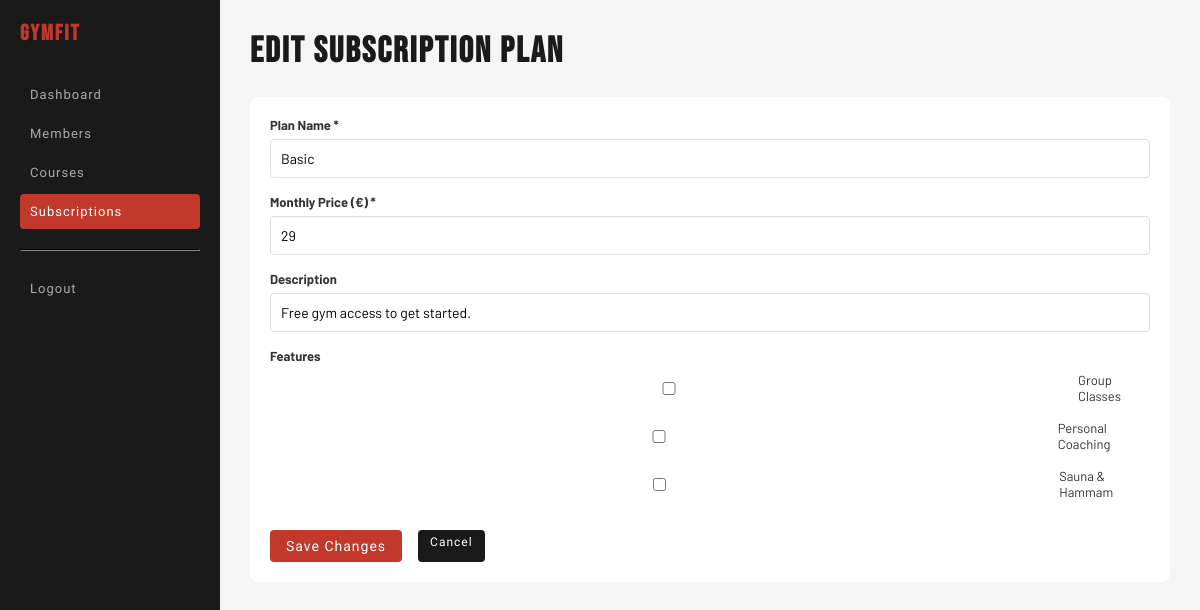
/index.php?route=admin-update-subscription&id=1 (signed in), run on the app's committed database.
### tables this page shows
CREATE TABLE IF NOT EXISTS subscriptions (
    id_subscription  INT           AUTO_INCREMENT PRIMARY KEY,
    name             VARCHAR(50)   NOT NULL,
    monthly_price    DECIMAL(10,2) NOT NULL,
    description      TEXT,
    class_access     BOOLEAN       DEFAULT FALSE,
    coaching_access  BOOLEAN       DEFAULT FALSE,
    sauna_access     BOOLEAN       DEFAULT FALSE
);

### app/controllers/AbstractController.php (called while the page is built, shortened)
 <?php
abstract class AbstractController
{
protected function render(string $view, array $data = []): void
{
    require __DIR__ . '/../Views/' . $view . '.phtml';
}
}

### app/controllers/AdminController.php (called while the page is built, shortened)
<?php
class AdminController extends AbstractController
{
    public function updateSubscription(): void
    {
        $subscriptionManager = new SubscriptionManager();
        $sub = $subscriptionManager->findOne((int)($_GET['id'] ?? 0));
        $error = null;
        $this->render('admin/subscription-update', [
            'subscription' => $sub,
            'error'        => $error,
        ]);
    }
}

### index.php (called while the page is built, shortened)
<?php
$router = new Router();
$router->handleRequest($_GET);

### app/managers/AbstractManager.php (called while the page is built, shortened)
<?php
abstract class AbstractManager
{
    public function __construct()
    {
        try {
            $connexion = "mysql:host=".$_ENV["DB_HOST"].";port=3306;charset=".$_ENV["DB_CHARSET"].";dbname=".$_ENV["DB_NAME"];
            $this->db = new PDO(
                $connexion,
                $_ENV["DB_USER"],
                $_ENV["DB_PASSWORD"]
            );
        }catch (PDOException $e){
            die('Connexion échouée : ' . $e->getMessage());
        }
    }
}

### app/managers/SubscriptionManager.php (called while the page is built, shortened)
<?php
class SubscriptionManager extends AbstractManager
{
    public function findOne(int $id): ?Subscription
    {
        $query = $this->db->prepare(
            'SELECT * FROM subscriptions WHERE id_subscription = :id'
        );
        $query->execute(['id' => $id]);
        $row = $query->fetch(PDO::FETCH_ASSOC);
        return new Subscription(
            $row['name'],
            $row['monthly_price'],
            $row['class_access'],
            $row['coaching_access'],
            $row['sauna_access'],
            $row['description'],
            $row['id_subscription']
        );
    }
}

### app/models/Subscription.php (called while the page is built, shortened)
<?php
class Subscription {
    public function getName(): string {
        return $this->name;
    }
    public function getMonthlyPrice(): float {
        return $this->monthlyPrice;
    }
    public function getDescription(): ?string {
        return $this->description;
    }
    public function hasClassAccess(): bool {
        return $this->classAccess;
    }
    public function hasCoachingAccess(): bool {
        return $this->coachingAccess;
    }
    public function hasSaunaAccess(): bool {
        return $this->saunaAccess;
    }
}

### app/views/admin/subscription-update.phtml (the view, shortened to what this page needs)
<?php
$sub   = $data['subscription'] ?? null;
?>
<!DOCTYPE html>
<html lang="en">
<head>
    <link rel="stylesheet" href="public/assets/css/style.css">
</head>
<body>
<div class="layout">
    <div class="sidebar">
        <h2>GymFit</h2>
        <a href="index.php?route=admin">Dashboard</a>
        <a href="index.php?route=admin-members">Members</a>
        <a href="index.php?route=admin-courses">Courses</a>
        <a href="index.php?route=admin-subscriptions" class="active">Subscriptions</a>
        <hr style="border-color:#333;margin:20px 0;">
        <a href="index.php?route=logout">Logout</a>
    </div>
    <div class="main">
        <h1>Edit Subscription Plan</h1>
        <div class="card">
            <form id="sub-form" action="index.php?route=admin-check-update-subscription" method="POST" novalidate>
                <div class="form-group">
                    <label>Plan Name *</label>
                    <input type="text" id="f-name" name="name"
                           value="<?= htmlspecialchars($sub->getName()) ?>">
                </div>
                <div class="form-group">
                    <label>Monthly Price (€) *</label>
                    <input type="number" id="f-price" name="price" min="0" step="0.01"
                           value="<?= htmlspecialchars($sub->getMonthlyPrice()) ?>">
                </div>
                <div class="form-group">
                    <label>Description</label>
                    <input type="text" name="description"
                           value="<?= htmlspecialchars($sub->getDescription() ?? '') ?>">
                </div>
                <div class="form-group">
                    <label>Features</label>
                    <div style="display:flex;flex-direction:column;gap:10px;margin-top:8px">
                        <label style="display:flex;align-items:center;gap:10px;cursor:pointer;font-weight:normal">
                            <input type="checkbox" name="class_access"
                                   <?= $sub->hasClassAccess() ? 'checked' : '' ?>>
                            Group Classes
                        </label>
                        <label style="display:flex;align-items:center;gap:10px;cursor:pointer;font-weight:normal">
                            <input type="checkbox" name="coaching_access"
                                   <?= $sub->hasCoachingAccess() ? 'checked' : '' ?>>
                            Personal Coaching
                        </label>
                        <label style="display:flex;align-items:center;gap:10px;cursor:pointer;font-weight:normal">
                            <input type="checkbox" name="sauna_access"
                                   <?= $sub->hasSaunaAccess() ? 'checked' : '' ?>>
                            Sauna &amp; Hammam
                        </label>
                    </div>
                </div>
                <div style="display:flex;gap:12px;margin-top:24px">
                    <button type="submit" class="btn btn-add">Save Changes</button>
                    <a href="index.php?route=admin-subscriptions" class="btn btn-edit">Cancel</a>
                </div>
            </form>
        </div>
    </div>
</div>
</body>
</html>

### public/assets/css/style.css (style rules this page uses)
:root { --red: #C0392B; --red-d: #96281B; --black: #0e0e0e; --dark: #1A1A1A; --dark2: #242424; --white: #ffffff; --gray: #f5f5f5; --font-display: 'Bebas Neue', sans-serif; --font-ui: 'Barlow Condensed', sans-serif; --font-body: 'Barlow', sans-serif; }
* { box-sizing: border-box; margin: 0; padding: 0; }
body { font-family: var(--font-body); }
.layout { display: flex; min-height: 100vh; }
.sidebar { width: 220px; background: var(--dark); padding: 20px; flex-shrink: 0; }
.sidebar h2 { color: var(--red); font-size: 22px; margin-bottom: 30px; font-family: var(--font-display); letter-spacing: 2px; }
.sidebar a { display: block; color: #aaa; text-decoration: none; padding: 10px; margin-bottom: 4px; border-radius: 4px; font-family: var(--font-ui); font-size: 13px; letter-spacing: 1px; }
.sidebar a.active { background: var(--red); color: #fff; }
.sidebar hr { border-color: #333; margin: 20px 0; }
.main { flex: 1; padding: 30px; background: var(--gray); }
.main h1 { color: var(--dark); margin-bottom: 24px; font-family: var(--font-display); font-size: 36px; letter-spacing: 2px; }
.card { background: #fff; border-radius: 8px; padding: 20px; margin-bottom: 20px; }
.btn { padding: 5px 12px; border: none; border-radius: 4px; cursor: pointer; font-size: 12px; text-decoration: none; margin-right: 4px; display: inline-block; font-family: var(--font-ui); letter-spacing: 1px; }
.btn-edit { background: var(--dark); color: #fff; }
.btn-add { background: var(--red); color: #fff; padding: 8px 16px; font-size: 14px; }
.form-group { margin-bottom: 16px; }
label { display: block; font-size: 13px; font-weight: bold; margin-bottom: 6px; color: #333; }
input, select, textarea { width: 100%; padding: 10px; border: 1px solid #ddd; border-radius: 4px; font-size: 14px; font-family: var(--font-body); }

### data on the page
subscriptions: name "Basic", price "29", description "Free gym access to get started."
